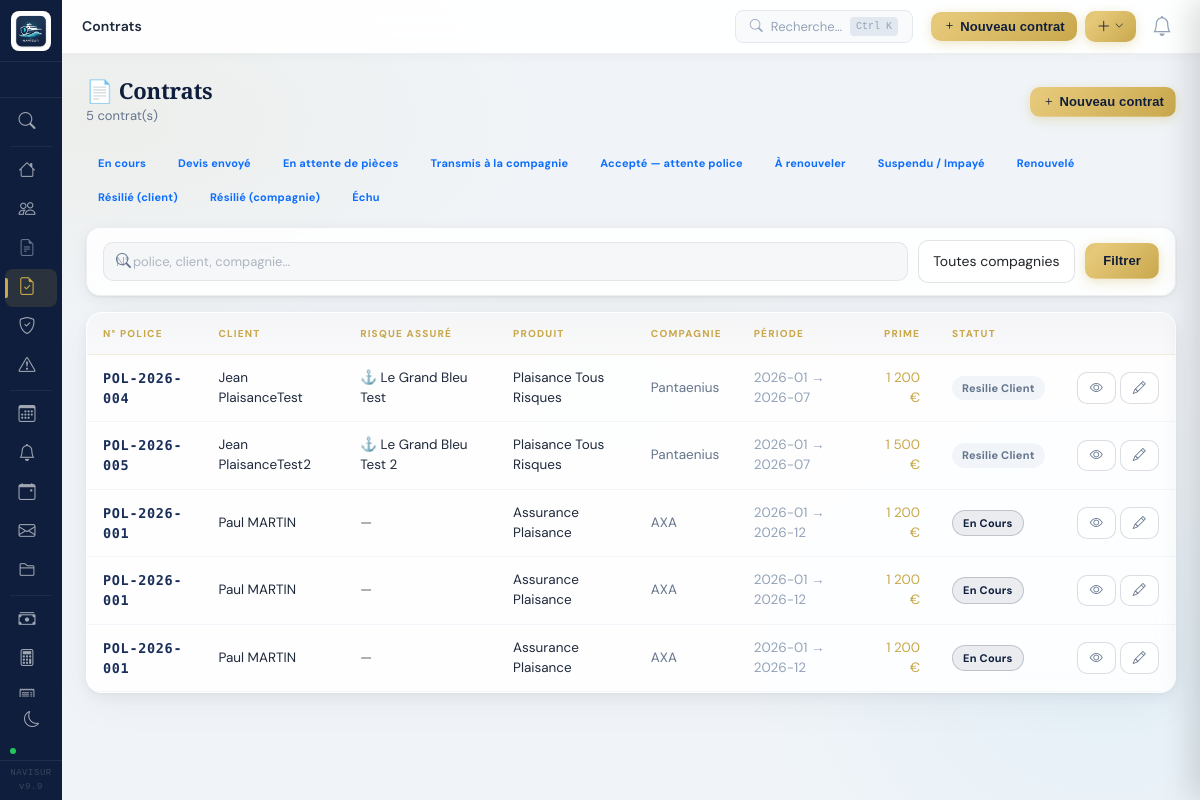
Screenshot of /contrats (signed in) with the database file from the repository.
### tables this page shows
CREATE TABLE contrats (
        id INTEGER PRIMARY KEY AUTOINCREMENT,
        client_id INTEGER,
        bateau_id INTEGER,
        numero TEXT,
        compagnie TEXT,
        type_assurance TEXT,
        objet TEXT,
        date_debut TEXT,
        date_fin TEXT,
        prime_annuelle REAL DEFAULT 0,
        periodicite TEXT DEFAULT 'annuelle',
        statut TEXT DEFAULT 'en_cours',
        franchise REAL DEFAULT 0,
        garanties TEXT,
        notes TEXT,
        date_creation TEXT DEFAULT CURRENT_DATE, tacite_reconduction INTEGER DEFAULT 1, devis_id INTEGER, annee_prime_validee INTEGER, prime_annee_en_cours REAL, date_derniere_maj_prime TEXT, date_transmission_cie TEXT, date_acceptation_cie TEXT, numero_police_cie TEXT DEFAULT "", date_emission_police TEXT, taux_commission REAL DEFAULT 15, statut_relance TEXT DEFAULT "a_relancer", mode_paiement TEXT DEFAULT "annuel", prochaine_echeance_prime TEXT, nb_fractions INTEGER DEFAULT 1, checklist_done INTEGER DEFAULT 0, risque_id INTEGER, option_regate INTEGER DEFAULT 0, option_skipper_pro INTEGER DEFAULT 0, option_annexe INTEGER DEFAULT 0, option_hauturier INTEGER DEFAULT 0, option_solitaire INTEGER DEFAULT 0, flotte_nom TEXT DEFAULT "", co_assureurs TEXT DEFAULT "",
        FOREIGN KEY (client_id) REFERENCES clients(id),
        FOREIGN KEY (bateau_id) REFERENCES bateaux(id)
    );

CREATE TABLE clients (
        id INTEGER PRIMARY KEY AUTOINCREMENT,
        type TEXT DEFAULT 'particulier',
        nom TEXT NOT NULL,
        prenom TEXT,
        email TEXT,
        telephone TEXT,
        adresse TEXT,
        code_postal TEXT,
        ville TEXT,
        siren TEXT,
        statut TEXT DEFAULT 'prospect',
        date_creation TEXT DEFAULT CURRENT_DATE,
        notes TEXT
    , civilite TEXT DEFAULT "", telephone2 TEXT DEFAULT "", telephone_fixe TEXT DEFAULT "", pays_code TEXT DEFAULT "FR", pays_nom TEXT DEFAULT "France", email_statut TEXT DEFAULT "", telephone_formate TEXT DEFAULT "", telephone_pays TEXT DEFAULT "FR", forme_juridique TEXT DEFAULT "", code_naf TEXT DEFAULT "", nom_dirigeant TEXT DEFAULT "", date_naissance TEXT, commune_naissance TEXT, date_permis_mer TEXT, type_permis_mer TEXT);

CREATE TABLE bateaux (
        id INTEGER PRIMARY KEY AUTOINCREMENT,
        client_id INTEGER NOT NULL,
        nom_bateau TEXT,
        marque TEXT,
        modele TEXT,
        type_bateau TEXT,
        immatriculation TEXT,
        annee_fabrication INTEGER,
        longueur REAL,
        largeur REAL,
        valeur_assurance REAL DEFAULT 0,
        valeur_a_neuf REAL DEFAULT 0,
        pavillon TEXT DEFAULT 'Français',
        port_attache TEXT,
        zone_navigation TEXT,
        usage TEXT DEFAULT 'plaisance',
        moteur_marque TEXT,
        moteur_modele TEXT,
        moteur_puissance REAL,
        moteur_annee INTEGER,
        moteur_type TEXT DEFAULT 'hors_bord',
        moteur_carburant TEXT DEFAULT 'essence',
        moteur_serie TEXT,
        moteur2_marque TEXT,
        moteur2_puissance REAL,
        moteur2_serie TEXT,
        notes TEXT,
        date_creation TEXT DEFAULT CURRENT_DATE,
        FOREIGN KEY (client_id) REFERENCES clients(id)
    );

### routes/contrats.py (the view)
@app.route('/contrats')
def contrats_list():
    conn = get_db()
    search = request.args.get('q', '')
    statut = request.args.get('statut', '')
    compagnie = request.args.get('compagnie', '')
    query = """SELECT ct.*, c.nom, c.prenom, b.nom_bateau,
               r.libelle as risque_libelle, r.type_risque
               FROM contrats ct
               JOIN clients c ON ct.client_id = c.id
               LEFT JOIN bateaux b ON ct.bateau_id = b.id
               LEFT JOIN risques r ON ct.risque_id = r.id
               WHERE 1=1"""
    params = []
    if search:
        query += " AND (ct.numero LIKE ? OR ct.compagnie LIKE ? OR ct.type_assurance LIKE ? OR c.nom LIKE ?)"
        params += [f'%{search}%'] * 4
    if statut:
        query += " AND ct.statut = ?"
        params.append(statut)
    if compagnie:
        query += " AND ct.compagnie = ?"
        params.append(compagnie)
    query += " ORDER BY ct.date_creation DESC"
    contrats = conn.execute(query, params).fetchall()
    compagnies = [r[0] for r in conn.execute(
        "SELECT DISTINCT compagnie FROM contrats WHERE compagnie != '' ORDER BY compagnie"
    ).fetchall()]
    conn.close()
    return render_template('contrats/index.html', contrats=contrats,
                           search=search, statut=statut, compagnie=compagnie,
                           compagnies=compagnies, STATUTS_CONTRAT=STATUTS_CONTRAT)

### core.py (called while the page is built)
@app.context_processor
def inject_globals():
    return {'db_integrity_ok': DB_INTEGRITY_OK, 'db_integrity_msg': DB_INTEGRITY_MSG}

@app.context_processor
def inject_notifs():
    try:
        conn = get_db()
        notifs = conn.execute("SELECT * FROM notifications ORDER BY id DESC LIMIT 15").fetchall()
        conn.close()
        return {'nb_notifs': get_nb_notifs(), 'notifs_list': notifs}
    except Exception:
        return {'nb_notifs': 0, 'notifs_list': []}

def get_nb_notifs():
    try:
        conn = get_db()
        nb = conn.execute("SELECT COUNT(*) FROM notifications WHERE lu=0").fetchone()[0]
        conn.close()
        return nb
    except Exception:
        return 0

### models/db.py (called while the page is built)
def get_db():
    conn = sqlite3.connect(DATABASE)
    conn.row_factory = sqlite3.Row
    return conn

### routes/compta.py (called while the page is built)
def get_nb_notifs():
    try:
        conn = get_db()
        nb = conn.execute("SELECT COUNT(*) FROM notifications WHERE lu=0").fetchone()[0]
        conn.close()
        return nb
    except Exception:
        return 0

@app.context_processor
def inject_notifs():
    try:
        return {'nb_notifs': get_nb_notifs()}
    except Exception:
        return {'nb_notifs': 0}

### routes/devis.py (called while the page is built)
def get_compagnies_actives():
    conn = get_db()
    result = conn.execute(
        "SELECT id, nom, taux_commission, code_courtier FROM compagnies WHERE actif=1 ORDER BY nom"
    ).fetchall()
    conn.close()
    return result

@app.context_processor
def inject_compagnies():
    try:
        return {'compagnies_liste': get_compagnies_actives()}
    except Exception:
        return {'compagnies_liste': []}

### security_bootstrap.py (called while the page is built)
@login_manager.user_loader
def load_user(user_id):
    conn = get_db()
    row = conn.execute("SELECT id,email FROM users WHERE id=?", (user_id,)).fetchone()
    conn.close()
    return User(row['id'], row['email']) if row else None

@app.before_request
def _auth_guard():
    if request.path.startswith('/static/'): return
    if request.endpoint in PUBLIC_ENDPOINTS: return
    if request.path.startswith('/portail/'): return
    if not current_user.is_authenticated:
        return redirect(url_for('login'))

### templates/contrats/index.html (shortened to what this page needs)
{% extends 'base.html' %}
{% block page_title %}Contrats{% endblock %}
{% block topbar_actions %}
  <a href="{{ url_for('contrat_nouveau') }}" class="btn btn-primary btn-sm"><i class="bi bi-plus me-1"></i>Nouveau contrat</a>
{% endblock %}
{% block content %}
<div class="page-header">
  <div>
    <h1 class="page-header-title">📄 Contrats</h1>
    <p class="page-header-sub">{{ contrats|length }} contrat(s)</p>
  </div>
  <a href="{{ url_for('contrat_nouveau') }}" class="btn btn-primary btn-sm">
    <i class="bi bi-plus me-1"></i>Nouveau contrat
  </a>
</div>
<div class="d-flex gap-2 mb-3 flex-wrap">
  {% for val, label, badge in STATUTS_CONTRAT %}
  <a href="{{ url_for('contrats_list') }}?statut={{ val }}{% if search %}&q={{ search }}{% endif %}"
     class="badge-crm {{ badge if statut==val else '' }}"
     style="text-decoration:none;cursor:pointer;padding:5px 12px;font-size:12px">
    {{ label }}
  </a>
  {% endfor %}
</div>
<form method="get" class="search-bar mb-3">
  <div class="search-input-wrap" style="flex:1;min-width:180px">
    <i class="bi bi-search"></i>
    <input type="text" name="q" class="form-control" placeholder="N° police, client, compagnie..." value="{{ search }}">
  </div>
  {% if compagnies %}
  <select name="compagnie" class="form-select" style="width:auto">
    <option value="">Toutes compagnies</option>
  </select>
  {% endif %}
  <button type="submit" class="btn btn-primary">Filtrer</button>
</form>
<div class="card-crm">
  {% if contrats %}
  <table class="table-crm">
    <thead>
      <tr>
        <th>N° Police</th>
        <th>Client</th>
        <th>Risque assuré</th>
        <th>Produit</th>
        <th>Compagnie</th>
        <th>Période</th>
        <th class="text-end">Prime</th>
        <th>Statut</th>
        <th></th>
      </tr>
    </thead>
    <tbody>
      {% set type_icons = {'bateau':'⛵','jet_ski':'🏄','peniche':'🚢','yacht':'⚓','local_pro':'🏢','pro_nautisme':'🔧','habitation':'🏠'} %}
      {% for ct in contrats %}
      <tr>
        <td class="font-mono fw-600" style="font-size:12px;color:#1a2e5a">{{ ct.numero or '—' }}</td>
        <td>
          <a href="{{ url_for('client_detail', id=ct.client_id) }}" style="text-decoration:none;color:inherit">
            <div class="fw-500">{{ ct.prenom or '' }} {{ ct.nom }}</div>
          </a>
        </td>
        <td style="font-size:12px">
          {% if ct.risque_libelle %}
          <span>{{ type_icons.get(ct.type_risque,'🗂️') }} {{ ct.risque_libelle[:30] }}{% if ct.risque_libelle|length > 30 %}…{% endif %}</span>
          {% elif ct.nom_bateau %}
          <span>⚓ {{ ct.nom_bateau }}</span>
          {% else %}
          <span class="text-muted">—</span>
          {% endif %}
        </td>
        <td style="font-size:12px">{{ ct.type_assurance or '—' }}</td>
        <td style="font-size:12px;color:#64748b">{{ ct.compagnie or '—' }}</td>
        <td style="font-size:11px;color:#94a3b8">
          {% if ct.date_debut %}{{ ct.date_debut[:7] }}{% endif %}
          {% if ct.date_fin %} → {{ ct.date_fin[:7] }}{% endif %}
        </td>
        <td class="text-end fw-700" style="color:#c9a84c">
          {{ "{:,.0f}".format(ct.prime_annuelle).replace(",", " ") }} €
        </td>
        <td>
          {% set sc = {'en_cours':'badge-clos','transmis_cie':'badge-attendu','accepte_cie':'badge-accepte_cie','suspendu':'badge-ouvert','resilie_client':'badge-resilie','resilie_cie':'badge-resilie','echu':'badge-echu','a_renouveler':'badge-renouveler','renouvele':'badge-inactif','devis_envoye':'badge-devis','attente_pieces':'badge-attente'} %}
          <span class="badge-crm {{ sc.get(ct.statut,'badge-inactif') }}" style="font-size:11px">
            {{ ct.statut|replace('_',' ')|title }}
          </span>
        </td>
        <td>
          <div class="d-flex gap-1">
            <a href="{{ url_for('contrat_detail', id=ct.id) }}" class="btn btn-sm btn-outline-secondary"><i class="bi bi-eye"></i></a>
            <a href="{{ url_for('contrat_modifier', id=ct.id) }}" class="btn btn-sm btn-outline-secondary"><i class="bi bi-pencil"></i></a>
          </div>
        </td>
      </tr>
      {% endfor %}
    </tbody>
  </table>
  {% else %}
  <div class="empty-state py-5">
    <i class="bi bi-file-earmark" style="font-size:48px;opacity:.2"></i>
    <h5 class="mt-3">Aucun contrat{% if search %} pour "{{ search }}"{% endif %}</h5>
    <a href="{{ url_for('contrat_nouveau') }}" class="btn btn-primary btn-sm mt-2">Créer un contrat</a>
  </div>
  {% endif %}
</div>
{% endblock %}

### static/css/style.css (style rules this page uses)
:root { --sidebar-w: 250px; --sidebar-bg: #0f172a; --sidebar-hover: #1e293b; --sidebar-active: #1d4ed8; --accent: #3b82f6; --accent-gold: #f59e0b; --text-light: #94a3b8; --text-muted: #64748b; --border: #e2e8f0; --bg-page: #f8fafc; --bg-card: #ffffff; --font-main: 'Sora', sans-serif; --font-display: 'DM Serif Display', serif; --radius: 12px; --shadow: 0 1px 3px rgba(0,0,0,.08), 0 4px 16px rgba(0,0,0,.06); --shadow-md: 0 4px 6px rgba(0,0,0,.07), 0 10px 30px rgba(0,0,0,.1); }
*, *::before, *::after { box-sizing: border-box; }
html, body { height: 100%; margin: 0; }
body { font-family: var(--font-main); background: var(--bg-page); color: #1e293b; display: flex; font-size: 14px; }
.card-crm { background: var(--bg-card); border-radius: var(--radius); box-shadow: var(--shadow); border: 1px solid var(--border); overflow: hidden; }
.table-crm { width: 100%; border-collapse: collapse; }
.table-crm thead th { background: #f8fafc; padding: 12px 16px; font-size: 11px; font-weight: 600; letter-spacing: .05em; text-transform: uppercase; color: var(--text-muted); border-bottom: 1px solid var(--border); white-space: nowrap; }
.table-crm tbody td { padding: 14px 16px; border-bottom: 1px solid #f1f5f9; vertical-align: middle; }
.table-crm tbody tr:last-child td { border-bottom: none; }
.badge-crm { display: inline-flex; align-items: center; gap: 4px; padding: 4px 10px; border-radius: 20px; font-size: 11px; font-weight: 600; white-space: nowrap; }
.badge-resilie { background: #f1f5f9; color: #64748b; }
.badge-clos { background: #f0fdf4; color: #15803d; }
.btn-primary { background: var(--accent); border-color: var(--accent); font-family: var(--font-main); font-weight: 500; border-radius: 8px; padding: 8px 18px; }
.btn-outline-secondary { font-family: var(--font-main); border-radius: 8px; padding: 8px 16px; }
.btn-sm { padding: 5px 12px !important; font-size: 12px !important; }
.form-control, .form-select { border-radius: 8px; border-color: #d1d5db; font-family: var(--font-main); font-size: 14px; padding: 9px 13px; transition: border-color .2s, box-shadow .2s; }
.search-bar { display: flex; gap: 10px; flex-wrap: wrap; align-items: center; background: var(--bg-card); padding: 14px 20px; border: 1px solid var(--border); border-radius: var(--radius); box-shadow: var(--shadow); margin-bottom: 20px; }
.search-input-wrap { position: relative; flex: 1; min-width: 200px; }
.search-input-wrap .bi { position: absolute; left: 12px; top: 50%; transform: translateY(-50%); color: var(--text-muted); font-size: 15px; }
.search-input-wrap input { padding-left: 36px !important; border-radius: 8px; width: 100%; }
.page-header { display: flex; align-items: center; justify-content: space-between; margin-bottom: 24px; }
.page-header-title { font-size: 22px; font-family: var(--font-display); color: #0f172a; margin: 0; }
.page-header-sub { font-size: 13px; color: var(--text-muted); margin: 4px 0 0; }
.card-crm, .stat-card, .form-card { animation: fadeIn .3s ease; }
.font-mono { font-family: 'Courier New', monospace; letter-spacing: .05em; }
.fw-600 { font-weight: 600; }
:root { --navisur-blue: #0c3a5c; --navisur-mid: #1a6b9a; --navisur-light: #e8f4fd; }
:root { --brand-navy: #1a2e5a; --brand-gold: #c9a84c; --sidebar-bg: #1a2e5a; --sidebar-active: #c9a84c; }
.btn-primary { background: var(--brand-navy) !important; border-color: var(--brand-navy) !important; }
:root { --c-bg-page: #f1f5f9; --c-bg-card: #ffffff; --c-bg-input: #ffffff; --c-text-1: #0f1e3c; --c-text-2: #64748b; --c-border: rgba(15,30,60,.08); --c-gold: #c9a84c; --c-table-hd: #f8fafc; --c-row-hover: rgba(15,30,60,.03); --c-modal-bg: #ffffff; --c-input-br: #e2e8f0; --c-shadow: 0 1px 3px rgba(0,0,0,.08), 0 4px 16px rgba(0,0,0,.06); }
*, *::before, *::after { transition: background-color .2s ease, color .15s ease, border-color .15s ease; }

### static/css/navisur-halos.css (style rules this page uses)
html::before { content: ''; position: fixed; inset: 0; z-index: -1; pointer-events: none; background: radial-gradient(ellipse 70% 50% at 8% 15%, rgba(201, 168, 76, 0.07) 0%, transparent 55%), radial-gradient(ellipse 55% 65% at 92% 85%, rgba(14, 165, 233, 0.05) 0%, transparent 55%), radial-gradient(ellipse 40% 40% at 50% 50%, rgba(201, 168, 76, 0.025) 0%, transparent 60%), #f0f4f8; }
body { background: transparent !important; background-image: none !important; }

### rows the page displays
contrats: numero "POL-2026-004", prenom "Jean", nom "PlaisanceTest", nom_bateau "Le Grand Bleu Test", type_assurance "Plaisance Tous Risques", compagnie "Pantaenius", date_debut "2026-01", date_fin "2026-07", prime_annuelle "1 200", statut "Resilie Client"
contrats: numero "POL-2026-005", prenom "Jean", nom "PlaisanceTest2", nom_bateau "Le Grand Bleu Test 2", type_assurance "Plaisance Tous Risques", compagnie "Pantaenius", date_debut "2026-01", date_fin "2026-07", prime_annuelle "1 500", statut "Resilie Client"
contrats: numero "POL-2026-001", prenom "Paul", nom "MARTIN", type_assurance "Assurance Plaisance", compagnie "AXA", date_debut "2026-01", date_fin "2026-12", prime_annuelle "1 200", statut "En Cours"
contrats: numero "POL-2026-001", prenom "Paul", nom "MARTIN", type_assurance "Assurance Plaisance", compagnie "AXA", date_debut "2026-01", date_fin "2026-12", prime_annuelle "1 200", statut "En Cours"
contrats: numero "POL-2026-001", prenom "Paul", nom "MARTIN", type_assurance "Assurance Plaisance", compagnie "AXA", date_debut "2026-01", date_fin "2026-12", prime_annuelle "1 200", statut "En Cours"

### other values shown
{{ contrats|length }} "5"
{{ label }} "En cours" "Devis envoyé" "En attente de pièces" "Transmis à la compagnie" "Accepté — attente police" "À renouveler" "Suspendu / Impayé" "Renouvelé" "Résilié (client)" "Résilié (compagnie)" "Échu"
